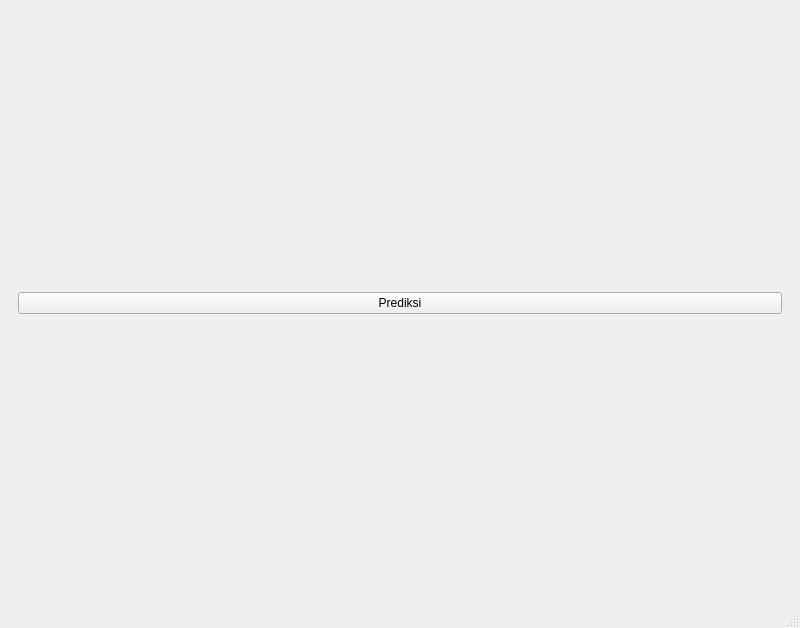
<?xml version="1.0" encoding="UTF-8"?>
<ui version="4.0">
 <class>MainWindow</class>
 <widget class="QMainWindow" name="MainWindow">
  <property name="geometry">
   <rect>
    <x>0</x>
    <y>0</y>
    <width>800</width>
    <height>628</height>
   </rect>
  </property>
  <property name="windowTitle">
   <string>MainWindow</string>
  </property>
  <widget class="QWidget" name="centralwidget">
   <layout class="QHBoxLayout" name="horizontalLayout_2">
    <item>
     <widget class="QStackedWidget" name="stackedWidget">
      <property name="currentIndex">
       <number>0</number>
      </property>
      <widget class="QWidget" name="mainPage">
       <layout class="QHBoxLayout" name="horizontalLayout_4">
        <item>
         <widget class="QPushButton" name="prediksiButton">
          <property name="text">
           <string>Prediksi</string>
          </property>
         </widget>
        </item>
       </layout>
      </widget>
      <widget class="QWidget" name="inputPrediksiPage">
       <layout class="QVBoxLayout" name="verticalLayout_3">
        <item>
         <layout class="QHBoxLayout" name="horizontalLayout_6">
          <item>
           <layout class="QVBoxLayout" name="verticalLayout_8">
            <item>
             <widget class="QLabel" name="diagnosisPrimerLabel">
              <property name="sizePolicy">
               <sizepolicy hsizetype="Preferred" vsizetype="Maximum">
                <horstretch>0</horstretch>
                <verstretch>0</verstretch>
               </sizepolicy>
              </property>
              <property name="text">
               <string>Diagnosis Primer</string>
              </property>
             </widget>
            </item>
            <item>
             <widget class="QComboBox" name="diagnosisPrimercomboBox">
              <item>
               <property name="text">
                <string>-</string>
               </property>
              </item>
              <item>
               <property name="text">
                <string>A01.0</string>
               </property>
              </item>
             </widget>
            </item>
            <item>
             <widget class="QLabel" name="diagnosisSekunder1Label">
              <property name="sizePolicy">
               <sizepolicy hsizetype="Preferred" vsizetype="Maximum">
                <horstretch>0</horstretch>
                <verstretch>0</verstretch>
               </sizepolicy>
              </property>
              <property name="text">
               <string>Diagnosis Sekunder 1</string>
              </property>
             </widget>
            </item>
            <item>
             <widget class="QComboBox" name="diagnosisSekunder1ComboBox">
              <item>
               <property name="text">
                <string>-</string>
               </property>
              </item>
             </widget>
            </item>
            <item>
             <widget class="QLabel" name="diagnosisSekunder2Label">
              <property name="sizePolicy">
               <sizepolicy hsizetype="Preferred" vsizetype="Maximum">
                <horstretch>0</horstretch>
                <verstretch>0</verstretch>
               </sizepolicy>
              </property>
              <property name="text">
               <string>Diagnosis Sekunder 2</string>
              </property>
             </widget>
            </item>
            <item>
             <widget class="QComboBox" name="diagnosisSekunder2ComboBox">
              <item>
               <property name="text">
                <string>-</string>
               </property>
              </item>
             </widget>
            </item>
            <item>
             <widget class="QLabel" name="diagnosisSekunder3Label">
              <property name="sizePolicy">
               <sizepolicy hsizetype="Preferred" vsizetype="Maximum">
                <horstretch>0</horstretch>
                <verstretch>0</verstretch>
               </sizepolicy>
              </property>
              <property name="text">
               <string>Diagnosis Sekunder 3</string>
              </property>
             </widget>
            </item>
            <item>
             <widget class="QComboBox" name="diagnosisSekunder3ComboBox">
              <item>
               <property name="text">
                <string>-</string>
               </property>
              </item>
             </widget>
            </item>
            <item>
             <spacer name="verticalSpacer">
              <property name="orientation">
               <enum>Qt::Vertical</enum>
              </property>
              <property name="sizeHint" stdset="0">
               <size>
                <width>20</width>
                <height>40</height>
               </size>
              </property>
             </spacer>
            </item>
            <item>
             <widget class="QLabel" name="tindakanPrimerlabel">
              <property name="text">
               <string>Tindakan Primer</string>
              </property>
             </widget>
            </item>
            <item>
             <widget class="QComboBox" name="TindakanPrimerComboBox">
              <item>
               <property name="text">
                <string>-</string>
               </property>
              </item>
              <item>
               <property name="text">
                <string>88.76</string>
               </property>
              </item>
             </widget>
            </item>
            <item>
             <widget class="QLabel" name="tindakanSekunder1Label">
              <property name="text">
               <string>Tindakan Sekunder 1</string>
              </property>
             </widget>
            </item>
            <item>
             <widget class="QComboBox" name="tindakanSekunder1ComboBox">
              <item>
               <property name="text">
                <string>-</string>
               </property>
              </item>
             </widget>
            </item>
            <item>
             <widget class="QLabel" name="tindakanSekunder2Label">
              <property name="text">
               <string>Tindakan Sekunder 2</string>
              </property>
             </widget>
            </item>
            <item>
             <widget class="QComboBox" name="tindakanSekunder2ComboBox">
              <item>
               <property name="text">
                <string>-</string>
               </property>
              </item>
             </widget>
            </item>
            <item>
             <widget class="QLabel" name="tindakanSekunder3Label">
              <property name="text">
               <string>Tindakan Sekunder 3</string>
              </property>
             </widget>
            </item>
            <item>
             <widget class="QComboBox" name="tindakanSekunder3ComboBox">
              <item>
               <property name="text">
                <string>-</string>
               </property>
              </item>
             </widget>
            </item>
           </layout>
          </item>
          <item>
           <layout class="QVBoxLayout" name="verticalLayout_9">
            <item>
             <widget class="QLabel" name="subacuteLabel">
              <property name="sizePolicy">
               <sizepolicy hsizetype="Preferred" vsizetype="Maximum">
                <horstretch>0</horstretch>
                <verstretch>0</verstretch>
               </sizepolicy>
              </property>
              <property name="text">
               <string>Subacute</string>
              </property>
             </widget>
            </item>
            <item>
             <widget class="QComboBox" name="subacuteComboBox">
              <item>
               <property name="text">
                <string>-</string>
               </property>
              </item>
             </widget>
            </item>
            <item>
             <widget class="QLabel" name="chronicLabel">
              <property name="sizePolicy">
               <sizepolicy hsizetype="Preferred" vsizetype="Maximum">
                <horstretch>0</horstretch>
                <verstretch>0</verstretch>
               </sizepolicy>
              </property>
              <property name="text">
               <string>Chronic</string>
              </property>
             </widget>
            </item>
            <item>
             <widget class="QComboBox" name="chronicComboBox">
              <item>
               <property name="text">
                <string>-</string>
               </property>
              </item>
             </widget>
            </item>
            <item>
             <widget class="QLabel" name="specialProcedureLabel">
              <property name="sizePolicy">
               <sizepolicy hsizetype="Preferred" vsizetype="Maximum">
                <horstretch>0</horstretch>
                <verstretch>0</verstretch>
               </sizepolicy>
              </property>
              <property name="text">
               <string>Special Procedure</string>
              </property>
             </widget>
            </item>
            <item>
             <widget class="QComboBox" name="specialProcedureComboBox">
              <item>
               <property name="text">
                <string>-</string>
               </property>
              </item>
             </widget>
            </item>
            <item>
             <widget class="QLabel" name="specialProtesisLabel">
              <property name="sizePolicy">
               <sizepolicy hsizetype="Preferred" vsizetype="Maximum">
                <horstretch>0</horstretch>
                <verstretch>0</verstretch>
               </sizepolicy>
              </property>
              <property name="text">
               <string>Special Protesis</string>
              </property>
             </widget>
            </item>
            <item>
             <widget class="QComboBox" name="specialProtesisComboBox">
              <item>
               <property name="text">
                <string>-</string>
               </property>
              </item>
             </widget>
            </item>
            <item>
             <widget class="QLabel" name="label_5">
              <property name="sizePolicy">
               <sizepolicy hsizetype="Preferred" vsizetype="Maximum">
                <horstretch>0</horstretch>
                <verstretch>0</verstretch>
               </sizepolicy>
              </property>
              <property name="text">
               <string>SR</string>
              </property>
             </widget>
            </item>
            <item>
             <widget class="QComboBox" name="comboBox_5">
              <item>
               <property name="text">
                <string>-</string>
               </property>
              </item>
             </widget>
            </item>
            <item>
             <widget class="QLabel" name="specialInvestigationLabel">
              <property name="sizePolicy">
               <sizepolicy hsizetype="Preferred" vsizetype="Maximum">
                <horstretch>0</horstretch>
                <verstretch>0</verstretch>
               </sizepolicy>
              </property>
              <property name="text">
               <string>Special Investigation</string>
              </property>
             </widget>
            </item>
            <item>
             <widget class="QComboBox" name="specialInvestigationComboBox">
              <item>
               <property name="text">
                <string>-</string>
               </property>
              </item>
             </widget>
            </item>
            <item>
             <widget class="QLabel" name="specialDrugLabel">
              <property name="text">
               <string>Special Drug</string>
              </property>
             </widget>
            </item>
            <item>
             <widget class="QComboBox" name="specialDtugComboBox">
              <item>
               <property name="text">
                <string>-</string>
               </property>
              </item>
             </widget>
            </item>
            <item>
             <spacer name="verticalSpacer_2">
              <property name="orientation">
               <enum>Qt::Vertical</enum>
              </property>
              <property name="sizeHint" stdset="0">
               <size>
                <width>20</width>
                <height>40</height>
               </size>
              </property>
             </spacer>
            </item>
           </layout>
          </item>
         </layout>
        </item>
        <item>
         <widget class="QPushButton" name="prediksiSubmitButton">
          <property name="text">
           <string>Submit</string>
          </property>
         </widget>
        </item>
       </layout>
      </widget>
      <widget class="QWidget" name="hasilPrediksiPage">
       <layout class="QVBoxLayout" name="verticalLayout">
        <item>
         <widget class="QLabel" name="jumlahPerbandinganLabel">
          <property name="sizePolicy">
           <sizepolicy hsizetype="Preferred" vsizetype="Maximum">
            <horstretch>0</horstretch>
            <verstretch>0</verstretch>
           </sizepolicy>
          </property>
          <property name="font">
           <font>
            <pointsize>24</pointsize>
           </font>
          </property>
          <property name="text">
           <string>TextLabel</string>
          </property>
         </widget>
        </item>
        <item>
         <widget class="QLabel" name="prediksiLabel">
          <property name="sizePolicy">
           <sizepolicy hsizetype="Preferred" vsizetype="Maximum">
            <horstretch>0</horstretch>
            <verstretch>0</verstretch>
           </sizepolicy>
          </property>
          <property name="font">
           <font>
            <pointsize>24</pointsize>
           </font>
          </property>
          <property name="text">
           <string>TextLabel</string>
          </property>
         </widget>
        </item>
        <item>
         <spacer name="verticalSpacer_3">
          <property name="orientation">
           <enum>Qt::Vertical</enum>
          </property>
          <property name="sizeHint" stdset="0">
           <size>
            <width>20</width>
            <height>40</height>
           </size>
          </property>
         </spacer>
        </item>
       </layout>
      </widget>
     </widget>
    </item>
   </layout>
  </widget>
  <widget class="QMenuBar" name="menubar">
   <property name="geometry">
    <rect>
     <x>0</x>
     <y>0</y>
     <width>800</width>
     <height>24</height>
    </rect>
   </property>
  </widget>
  <widget class="QStatusBar" name="statusbar"/>
 </widget>
 <resources/>
 <connections/>
</ui>
